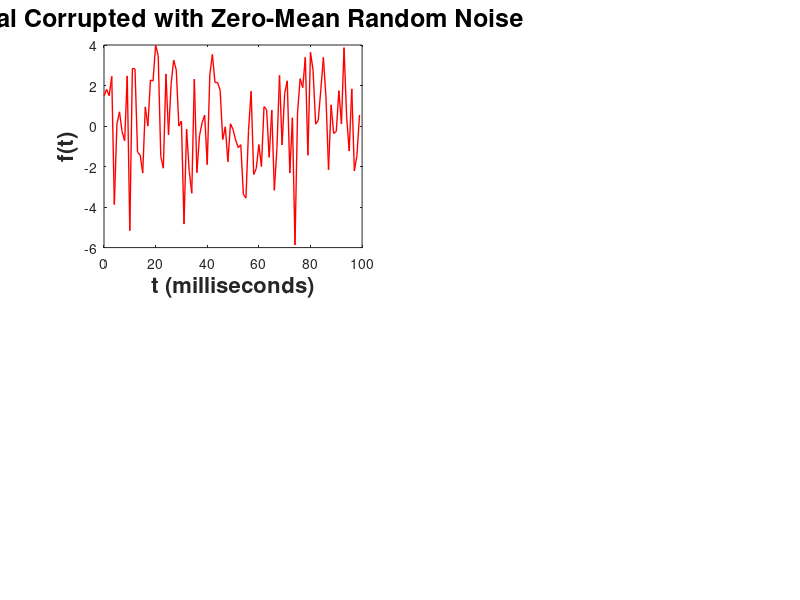

The MATLAB source for this figure: (Note: this script raises an error after producing the figure.)
function drawSTFTEg()
s={'Gaussian Window' 'Hamming Window'};
wlen=25;
hopsize=25;
retno =1;
Ff = 500;
for fla=0:1
    Fs = 1000;            % Sampling frequency
    T = 1/Fs;             % Sampling period
    L = 1000;             % Length of signal
    t = (0:L-1)*T;        % Time vector
    S = 0.7*sin(2*pi*50*t) + sin(2*pi*120*t);
    X = S + 2*randn(size(t));
    figure;
    g=subplot(2,2,1);
    plot(1000*t(1:100),X(1:100),'r','LineWidth',1);
    L = length(X);
    title('Signal Corrupted with Zero-Mean Random Noise','FontSize',18,'FontWeight','bold')
    xlabel('t (milliseconds)','FontSize',16,'FontWeight','bold')
    ylabel('f(t)','FontSize',16,'FontWeight','bold')
    [Y,ft,tt]=stft2(X,wlen,hopsize,retno,Ff,fla);
    %Y=fftshift(Y);
    P=abs(Y/L);
    g=subplot(2,2,2);
    plot(tt,P,'b','LineWidth',1);
    title(['STFT using', s(fla+1)],'FontSize',16,'FontWeight','bold')
    xlabel('\omega','FontSize',16,'FontWeight','bold')
    ylabel('|F(\omega,\tau)|','interpreter','Tex','FontSize',16,'FontWeight','bold')
    g=subplot(2,2,3);
    plot(1000*t(1:100),S(1:100),'r','LineWidth',1);
    L = length(X);
    title('Signal Corrupted with Zero-Mean Random Noise','FontSize',18,'FontWeight','bold')
    xlabel('t (milliseconds)','FontSize',16,'FontWeight','bold')
    ylabel('f(t)','FontSize',16,'FontWeight','bold')
    [Y,ft,tt]=stft2(S,wlen,hopsize,retno,Ff,fla);
    %Y=fftshift(Y);
    P=abs(Y/L);
    g=subplot(2,2,4);
    plot(tt,P,'b','LineWidth',1);
    title(['STFT using',s(fla+1)],'FontSize',16,'FontWeight','bold')
    xlabel('\omega','interpreter','Tex','FontSize',16,'FontWeight','bold')
    ylabel('|F(\omega,\tau)|','interpreter','Tex','FontSize',16,'FontWeight','bold')
   
end
